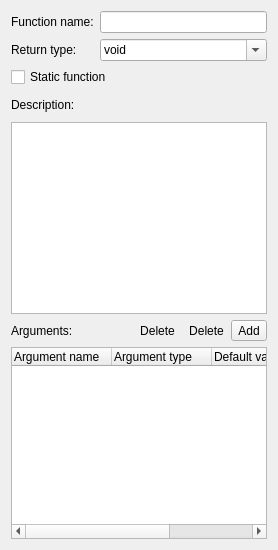
      <widget class="QWidget" name="pgFunction">
       <layout class="QFormLayout" name="formLayout_5">
        <property name="fieldGrowthPolicy">
         <enum>QFormLayout::AllNonFixedFieldsGrow</enum>
        </property>
        <item row="0" column="0">
         <widget class="QLabel" name="label_13">
          <property name="text">
           <string>Function name:</string>
          </property>
          <property name="buddy">
           <cstring>fnName</cstring>
          </property>
         </widget>
        </item>
        <item row="0" column="1">
         <widget class="QLineEdit" name="fnName"/>
        </item>
        <item row="1" column="0">
         <widget class="QLabel" name="label_14">
          <property name="text">
           <string>Return type:</string>
          </property>
          <property name="buddy">
           <cstring>fnType</cstring>
          </property>
         </widget>
        </item>
        <item row="1" column="1">
         <widget class="QComboBox" name="fnType">
          <property name="editable">
           <bool>true</bool>
          </property>
          <property name="maxVisibleItems">
           <number>20</number>
          </property>
          <item>
           <property name="text">
            <string>void</string>
           </property>
          </item>
          <item>
           <property name="text">
            <string>int</string>
           </property>
          </item>
          <item>
           <property name="text">
            <string>real</string>
           </property>
          </item>
          <item>
           <property name="text">
            <string>bool</string>
           </property>
          </item>
          <item>
           <property name="text">
            <string>string</string>
           </property>
          </item>
         </widget>
        </item>
        <item row="2" column="0" colspan="2">
         <widget class="QCheckBox" name="staticFunction">
          <property name="text">
           <string>Static function</string>
          </property>
         </widget>
        </item>
        <item row="3" column="0" colspan="2">
         <layout class="QHBoxLayout" name="horizontalLayout_6">
          <property name="spacing">
           <number>0</number>
          </property>
          <item>
           <widget class="QLabel" name="label_17">
            <property name="text">
             <string>Description:</string>
            </property>
            <property name="buddy">
             <cstring>fnDesc</cstring>
            </property>
           </widget>
          </item>
          <item>
           <spacer name="horizontalSpacer_6">
            <property name="orientation">
             <enum>Qt::Horizontal</enum>
            </property>
            <property name="sizeHint" stdset="0">
             <size>
              <width>40</width>
              <height>0</height>
             </size>
            </property>
           </spacer>
          </item>
          <item>
           <widget class="QToolButton" name="toolButton_23">
            <property name="text">
             <string/>
            </property>
            <property name="icon">
             <iconset resource="../sharedcode/resources.qrc">
              <normaloff>:/resources/RES/ffficons/text_allcaps.png</normaloff>:/resources/RES/ffficons/text_allcaps.png</iconset>
            </property>
            <property name="autoRaise">
             <bool>true</bool>
            </property>
           </widget>
          </item>
          <item>
           <widget class="QToolButton" name="toolButton_24">
            <property name="text">
             <string/>
            </property>
            <property name="icon">
             <iconset resource="../sharedcode/resources.qrc">
              <normaloff>:/resources/RES/ffficons/text_bold.png</normaloff>:/resources/RES/ffficons/text_bold.png</iconset>
            </property>
            <property name="autoRaise">
             <bool>true</bool>
            </property>
           </widget>
          </item>
          <item>
           <widget class="QToolButton" name="toolButton_25">
            <property name="text">
             <string/>
            </property>
            <property name="icon">
             <iconset resource="../sharedcode/resources.qrc">
              <normaloff>:/resources/RES/ffficons/text_italic.png</normaloff>:/resources/RES/ffficons/text_italic.png</iconset>
            </property>
            <property name="autoRaise">
             <bool>true</bool>
            </property>
           </widget>
          </item>
          <item>
           <widget class="QToolButton" name="toolButton_26">
            <property name="text">
             <string/>
            </property>
            <property name="icon">
             <iconset resource="../sharedcode/resources.qrc">
              <normaloff>:/resources/RES/ffficons/text_underline.png</normaloff>:/resources/RES/ffficons/text_underline.png</iconset>
            </property>
            <property name="autoRaise">
             <bool>true</bool>
            </property>
           </widget>
          </item>
          <item>
           <widget class="QToolButton" name="toolButton_27">
            <property name="text">
             <string/>
            </property>
            <property name="icon">
             <iconset resource="../sharedcode/resources.qrc">
              <normaloff>:/resources/RES/ffficons/text_strikethrough.png</normaloff>:/resources/RES/ffficons/text_strikethrough.png</iconset>
            </property>
            <property name="autoRaise">
             <bool>true</bool>
            </property>
           </widget>
          </item>
         </layout>
        </item>
        <item row="4" column="0" colspan="2">
         <widget class="QTextEdit" name="fnDesc"/>
        </item>
        <item row="5" column="0" colspan="2">
         <widget class="QWidget" name="argumentsAddRemove" native="true">
          <layout class="QHBoxLayout" name="horizontalLayout_3">
           <property name="spacing">
            <number>0</number>
           </property>
           <property name="margin">
            <number>0</number>
           </property>
           <item>
            <widget class="QLabel" name="label_15">
             <property name="text">
              <string>Arguments:</string>
             </property>
             <property name="buddy">
              <cstring>AddButton</cstring>
             </property>
            </widget>
           </item>
           <item>
            <spacer name="horizontalSpacer_2">
             <property name="orientation">
              <enum>Qt::Horizontal</enum>
             </property>
             <property name="sizeHint" stdset="0">
              <size>
               <width>40</width>
               <height>20</height>
              </size>
             </property>
            </spacer>
           </item>
           <item>
            <widget class="QToolButton" name="removeButton_2">
             <property name="text">
              <string>Delete</string>
             </property>
             <property name="icon">
              <iconset resource="../sharedcode/resources.qrc">
               <normaloff>:/resources/RES/ffficons/pencil.png</normaloff>:/resources/RES/ffficons/pencil.png</iconset>
             </property>
             <property name="autoRaise">
              <bool>true</bool>
             </property>
            </widget>
           </item>
           <item>
            <widget class="QToolButton" name="removeButton">
             <property name="text">
              <string>Delete</string>
             </property>
             <property name="icon">
              <iconset resource="../sharedcode/resources.qrc">
               <normaloff>:/resources/RES/ffficons/delete.png</normaloff>:/resources/RES/ffficons/delete.png</iconset>
             </property>
             <property name="autoRaise">
              <bool>true</bool>
             </property>
            </widget>
           </item>
           <item>
            <widget class="QToolButton" name="AddButton">
             <property name="text">
              <string>Add</string>
             </property>
             <property name="icon">
              <iconset resource="../sharedcode/resources.qrc">
               <normaloff>:/resources/RES/ffficons/add.png</normaloff>:/resources/RES/ffficons/add.png</iconset>
             </property>
             <property name="toolButtonStyle">
              <enum>Qt::ToolButtonTextBesideIcon</enum>
             </property>
            </widget>
           </item>
          </layout>
         </widget>
        </item>
        <item row="6" column="0" colspan="2">
         <widget class="QTreeWidget" name="fnArgumentList">
          <property name="editTriggers">
           <set>QAbstractItemView::AllEditTriggers</set>
          </property>
          <property name="selectionMode">
           <enum>QAbstractItemView::ExtendedSelection</enum>
          </property>
          <property name="indentation">
           <number>0</number>
          </property>
          <column>
           <property name="text">
            <string>Argument name</string>
           </property>
          </column>
          <column>
           <property name="text">
            <string>Argument type</string>
           </property>
          </column>
          <column>
           <property name="text">
            <string>Default value</string>
           </property>
          </column>
          <column>
           <property name="text">
            <string>Description</string>
           </property>
          </column>
         </widget>
        </item>
       </layout>
      </widget>
